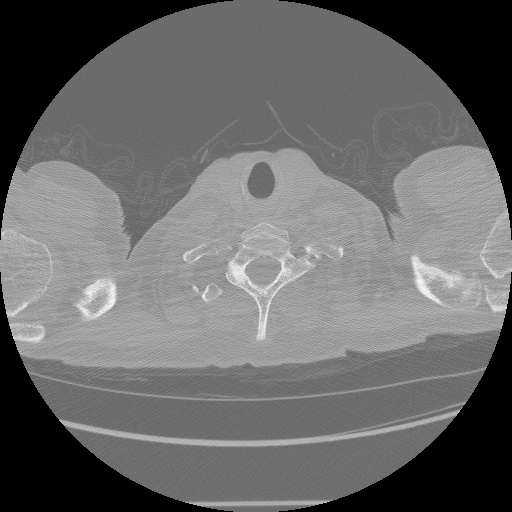
#> input picture sample-dataset/ID00007637202177411956430_0.jpg, 512 x 512 px; its folder holds only this picture in this run
$ python -i SegmentationFunctions.py   (imports and definitions only)
#> lines starting #> are read from the running program, lines starting #| are printed output that depends on the picture; after the words box and inside, x2 and y2 are one past the last pixel; in counts of white or black regions, pixels touching at a corner belong together
#> further down, picture is the input picture: shape (512, 512); min 0, max 255, mean 104.9
import os
import cv2
import math

import numpy as np
import pandas as pd
import matplotlib.pyplot as plt
from matplotlib.patches import Rectangle

from sklearn.cluster import KMeans
from skimage.morphology import erosion, opening, closing, square, \
                               disk, convex_hull_image
from skimage.measure import label, regionprops

from skimage.filters import sobel
from skimage.feature import canny
from scipy import ndimage as ndi
from skimage.segmentation import watershed

SMALL_FONT = 13
MEDIUM_FONT = 15
LARGE_FONT = 18

# [7 lines not run here, left out]

plt.rcParams["figure.figsize"] = (10, 5)


# [9 lines left out: function readSortedSlices, not called in this run]

def getSliceImages(slices):

	return list(map(readImg, slices))

# [9 lines left out: function readImg, not called in this run]

def imgKMeans(img, K, showOutput=0, showHistogram=0):
	'''
	Apply KMeans on an image with the number of clusters K
	Input: Image, Number of clusters K
	Output: Dictionary of cluster center labels and points, Output segmented image
	'''
#> called with K = 2, showOutput = 0, showHistogram = 0
	imgflat = np.reshape(img, img.shape[0] * img.shape[1]).reshape(-1, 1)

	kmeans = KMeans(n_clusters=K, verbose=0)

	kmmodel = kmeans.fit(imgflat)

	labels = kmmodel.labels_
	centers = kmmodel.cluster_centers_
#> centers = [133.2, 0.089]
	center_labels = dict(zip(np.arange(K), centers))
#> center_labels = {0: [133.2], 1: [0.089]}

	output = np.array([center_labels[label] for label in labels])
	output = output.reshape(img.shape[0], img.shape[1]).astype(int)
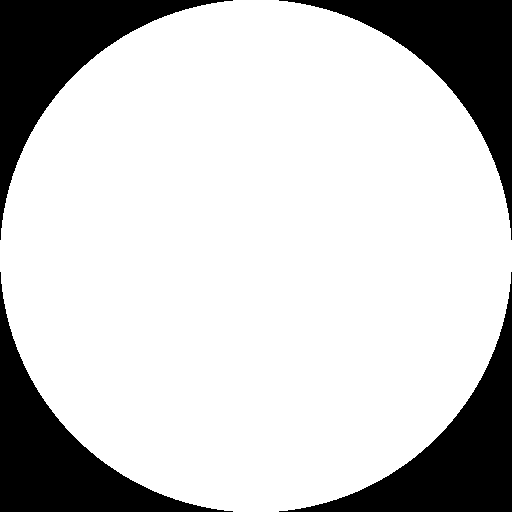
#> output: shape (512, 512) int64; values 0 (black) and 133 (white), 78.7% white; 4 black regions, box (x1, y1, x2, y2) and area: (0, 0, 233, 240) 13943, (279, 0, 512, 240) 13943, (0, 272, 233, 512) 13943, (279, 272, 512, 512) 13943

#	print(len(labels), 'Labels: \n', labels)
#	print(len(centers), 'Centers: \n', centers)
#	print('Center labels and their points:', center_labels)

	if showOutput:

		fig, axes = plt.subplots(1, 2, sharex=True, sharey=True, figsize=(10, 5))
		axes = axes.ravel()

		axes[0].imshow(img, cmap='gray')
		axes[0].set_title('Original Image')

		axes[1].imshow(output)
		axes[1].set_title('Image after KMeans (K = ' + str(K) + ')')

	return center_labels, output

# [25 lines left out: function preprocessImage, not called in this run]

def cannyForegroundMask(img, showOutput=0):
    '''
    Generate a convex hull of foreground mask
    Input: Whole chest CT image in grayscale format (512x512)
    Output: Convex hull of foreground mask in binary format (512x512)
    '''

    centroid_clusters, segmented_img = imgKMeans(img, 2, showOutput=0)
#> centroid_clusters = {0: [133.2], 1: [0.089]}

    fg_threshold = sum(centroid_clusters.values())[0] / 2
#> fg_threshold = 66.65

    retval, kmeans_fg_mask = cv2.threshold(img, fg_threshold, 255, cv2.THRESH_BINARY)
#> retval = 66

    fg_mask_opened = opening(kmeans_fg_mask, square(3))

    fg_mask_opened2 = opening(fg_mask_opened, disk(4))

    edges = canny(fg_mask_opened2)
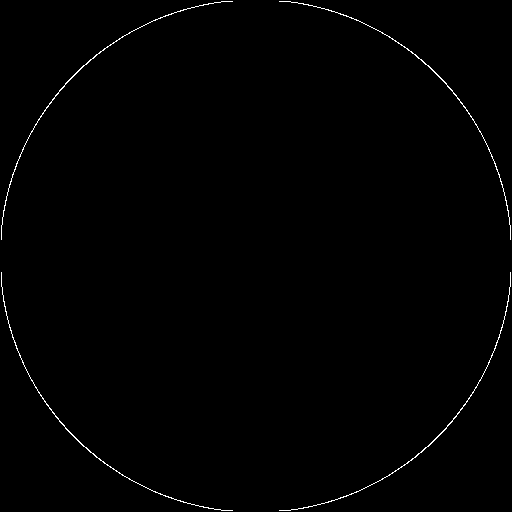
#> edges: shape (512, 512) bool; 0.61% white in thin lines or dots

    filled_mask = ndi.binary_fill_holes(fg_mask_opened2)

    fg_mask = closing(filled_mask, disk(8))
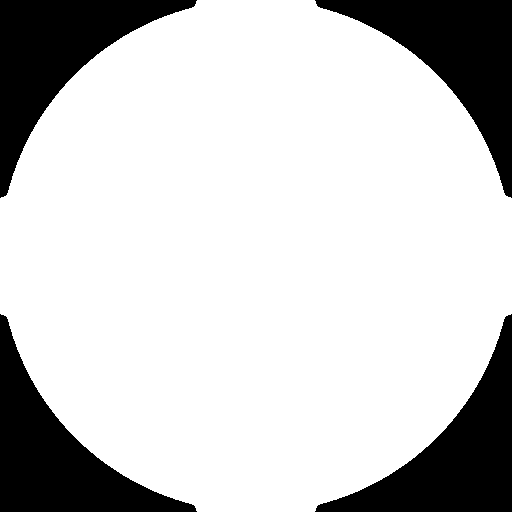
#> fg_mask: shape (512, 512) bool; 79.1% white; 4 black regions, box (x1, y1, x2, y2) and area: (0, 0, 197, 198) 13687, (315, 0, 512, 198) 13687, (0, 314, 197, 512) 13687, (315, 314, 512, 512) 13687

    if showOutput:
        fig, axes = plt.subplots(2, 3, sharex=True, sharey=True, figsize=(16, 10))
        axes = axes.ravel()

        axes[0].set_title('On Opening with Square SE (3)')
        axes[0].imshow(img, cmap='gray')

        axes[1].set_title('On Opening with Disk SE (4)')
        axes[1].imshow(fg_mask_opened, cmap='gray')

        axes[2].set_title('Convex Hull of Foreground Mask')
        axes[2].imshow(fg_mask_opened2, cmap='gray')

        axes[3].set_title('On Opening with Square SE (3)')
        axes[3].imshow(edges, cmap='gray')

        axes[4].set_title('On Opening with Disk SE (4)')
        axes[4].imshow(filled_mask, cmap='gray')

        axes[5].set_title('Convex Hull of Foreground Mask')
        axes[5].imshow(fg_mask, cmap='gray')

    return fg_mask, fg_threshold

# [218 lines left out: functions chullLungMask, chullSpineMask, segmentHeart, segmentLungs, applyMaskColor, getColoredMasks, not called in this run]

>>> import cv2
>>> picture = cv2.imread('../sample-dataset/ID00007637202177411956430_0.jpg', cv2.IMREAD_GRAYSCALE)
>>> result = cannyForegroundMask(picture)
